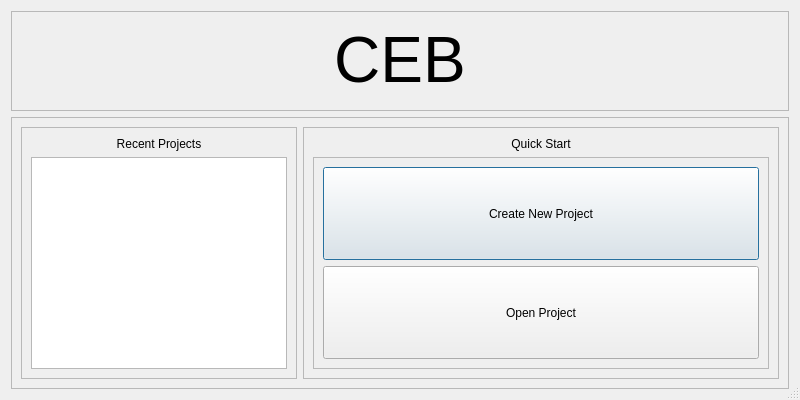
<?xml version="1.0" encoding="UTF-8"?>
<ui version="4.0">
 <class>StartupDialog</class>
 <widget class="QDialog" name="StartupDialog">
  <property name="windowModality">
   <enum>Qt::NonModal</enum>
  </property>
  <property name="geometry">
   <rect>
    <x>0</x>
    <y>0</y>
    <width>800</width>
    <height>400</height>
   </rect>
  </property>
  <property name="sizePolicy">
   <sizepolicy hsizetype="Fixed" vsizetype="Fixed">
    <horstretch>0</horstretch>
    <verstretch>0</verstretch>
   </sizepolicy>
  </property>
  <property name="maximumSize">
   <size>
    <width>800</width>
    <height>400</height>
   </size>
  </property>
  <property name="windowTitle">
   <string>CEB</string>
  </property>
  <property name="sizeGripEnabled">
   <bool>true</bool>
  </property>
  <property name="modal">
   <bool>true</bool>
  </property>
  <layout class="QVBoxLayout" name="m_vl_startupDialog">
   <property name="sizeConstraint">
    <enum>QLayout::SetMaximumSize</enum>
   </property>
   <item>
    <widget class="QFrame" name="m_f_banner">
     <property name="sizePolicy">
      <sizepolicy hsizetype="Expanding" vsizetype="Fixed">
       <horstretch>0</horstretch>
       <verstretch>0</verstretch>
      </sizepolicy>
     </property>
     <property name="minimumSize">
      <size>
       <width>0</width>
       <height>100</height>
      </size>
     </property>
     <property name="frameShape">
      <enum>QFrame::StyledPanel</enum>
     </property>
     <property name="frameShadow">
      <enum>QFrame::Raised</enum>
     </property>
     <layout class="QVBoxLayout" name="m_vl_banner">
      <item>
       <widget class="QLabel" name="m_l_banner">
        <property name="text">
         <string>&lt;html&gt;&lt;head/&gt;&lt;body&gt;&lt;p&gt;&lt;span style=&quot; font-size:48pt;&quot;&gt;CEB&lt;/span&gt;&lt;/p&gt;&lt;/body&gt;&lt;/html&gt;</string>
        </property>
        <property name="alignment">
         <set>Qt::AlignCenter</set>
        </property>
       </widget>
      </item>
     </layout>
    </widget>
   </item>
   <item>
    <widget class="QFrame" name="m_f_mainContext">
     <property name="frameShape">
      <enum>QFrame::StyledPanel</enum>
     </property>
     <property name="frameShadow">
      <enum>QFrame::Raised</enum>
     </property>
     <layout class="QHBoxLayout" name="m_hl_mainContext">
      <item>
       <widget class="QFrame" name="m_f_recentProjs">
        <property name="frameShape">
         <enum>QFrame::StyledPanel</enum>
        </property>
        <property name="frameShadow">
         <enum>QFrame::Raised</enum>
        </property>
        <layout class="QVBoxLayout" name="m_vl_recentProjs">
         <item>
          <widget class="QLabel" name="m_l_recentProjs">
           <property name="text">
            <string>Recent Projects</string>
           </property>
           <property name="alignment">
            <set>Qt::AlignHCenter|Qt::AlignTop</set>
           </property>
          </widget>
         </item>
         <item>
          <widget class="QListWidget" name="m_lw_recentProjs">
           <property name="sizePolicy">
            <sizepolicy hsizetype="Minimum" vsizetype="Expanding">
             <horstretch>0</horstretch>
             <verstretch>0</verstretch>
            </sizepolicy>
           </property>
           <property name="minimumSize">
            <size>
             <width>200</width>
             <height>0</height>
            </size>
           </property>
          </widget>
         </item>
        </layout>
       </widget>
      </item>
      <item>
       <widget class="QFrame" name="m_f_quickStart">
        <property name="sizePolicy">
         <sizepolicy hsizetype="Preferred" vsizetype="Preferred">
          <horstretch>1</horstretch>
          <verstretch>0</verstretch>
         </sizepolicy>
        </property>
        <property name="frameShape">
         <enum>QFrame::StyledPanel</enum>
        </property>
        <property name="frameShadow">
         <enum>QFrame::Raised</enum>
        </property>
        <layout class="QVBoxLayout" name="m_vl_quickStart">
         <item>
          <widget class="QLabel" name="m_l_quickStart">
           <property name="text">
            <string>Quick Start</string>
           </property>
           <property name="alignment">
            <set>Qt::AlignHCenter|Qt::AlignTop</set>
           </property>
          </widget>
         </item>
         <item>
          <widget class="QFrame" name="m_f_quickButts">
           <property name="sizePolicy">
            <sizepolicy hsizetype="Preferred" vsizetype="Expanding">
             <horstretch>0</horstretch>
             <verstretch>0</verstretch>
            </sizepolicy>
           </property>
           <property name="frameShape">
            <enum>QFrame::StyledPanel</enum>
           </property>
           <property name="frameShadow">
            <enum>QFrame::Raised</enum>
           </property>
           <layout class="QVBoxLayout" name="m_vl_quickButts">
            <item>
             <widget class="QPushButton" name="m_b_newProj">
              <property name="sizePolicy">
               <sizepolicy hsizetype="Minimum" vsizetype="Expanding">
                <horstretch>0</horstretch>
                <verstretch>0</verstretch>
               </sizepolicy>
              </property>
              <property name="text">
               <string>Create New Project</string>
              </property>
              <property name="checkable">
               <bool>false</bool>
              </property>
             </widget>
            </item>
            <item>
             <widget class="QPushButton" name="m_b_openProj">
              <property name="sizePolicy">
               <sizepolicy hsizetype="Minimum" vsizetype="Expanding">
                <horstretch>0</horstretch>
                <verstretch>0</verstretch>
               </sizepolicy>
              </property>
              <property name="text">
               <string>Open Project</string>
              </property>
             </widget>
            </item>
           </layout>
          </widget>
         </item>
        </layout>
       </widget>
      </item>
     </layout>
    </widget>
   </item>
  </layout>
 </widget>
 <resources/>
 <connections/>
</ui>
